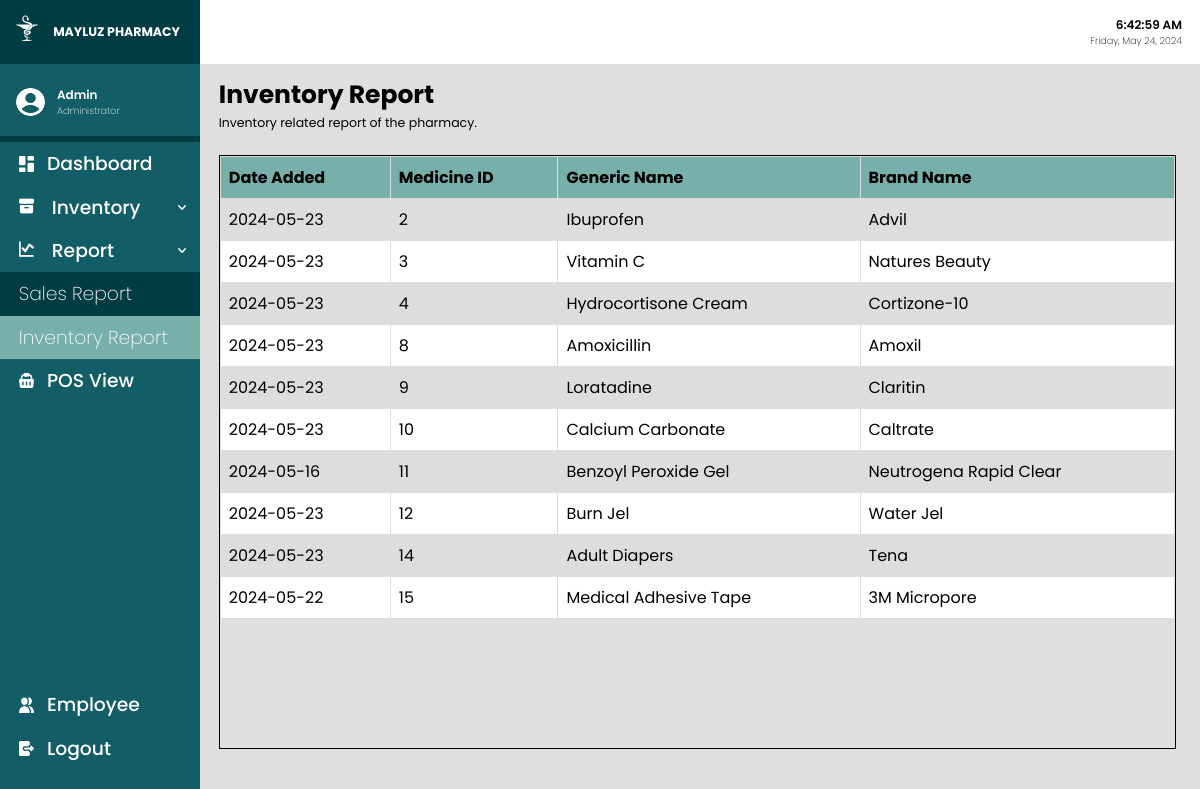
Page /inventoryReport.php (signed in) on the committed database.
### tables this page shows
CREATE TABLE `medicine` (
  `medicineID` int(10) NOT NULL,
  `genericName` varchar(100) NOT NULL,
  `brandedName` varchar(100) NOT NULL,
  `price` double(100,2) NOT NULL,
  `stock` int(11) NOT NULL,
  `dateAdded` date NOT NULL DEFAULT current_timestamp(),
  `categoryID` int(10) DEFAULT NULL
);

### inventoryReport.php (the view, shortened to what this page needs)
<?php
include('connect.php');
?>
<!DOCTYPE html>
<html lang="en">
<head>
    <link rel="stylesheet" href="css/main.css">
    <link rel="stylesheet" href="css/global.css">
</head>
<body onload="whenActive()">
    <div class="container">
        <?php include('sidebar.php') ?>
        <div class="main">
            <div class="header">
                <div class="timendate">
                    <p class="datime">00:00:00 AM</p>
                    <p class="dadate">Monday, June 12, 2003</p>
                </div>
            </div>
            <div class="content">
                <div class="directory">
                    <div class="directoryinfo">
                        <h1> Inventory Report </h1>
                        <p> Inventory related report of the pharmacy. </p>
                    </div>
                </div>
                <div class="subcontent">
                    <div class="contentTable">
                        <table class="rowNumbers">
                            <tr>
                                <th> Date Added </th>
                                <th> Medicine ID </th>
                                <th> Generic Name </th>
                                <th> Brand Name </th>
                            </tr>
                            <?php
                            $fetchMedicines = "SELECT * FROM medicine";
                            $exec = mysqli_query($conn, $fetchMedicines);
                            while ($rowMed = mysqli_fetch_array($exec)) {
                                echo "<tr>";
                                echo "<td>" . $rowMed['dateAdded'] . "</td>";
                                echo "<td>" . $rowMed['medicineID'] . "</td>";
                                echo "<td>" . $rowMed['genericName'] . "</td>";
                                echo "<td>" . $rowMed['brandedName'] . "</td>";
                            }
                            ?>
                        </table>
                    </div>
                </div>
            </div>
        </div>
    </div>
</body>
</html>

### css/main.css (style rules this page uses)
.container { display: flex; position: relative; flex-direction: row; width: 100vw; height: 100vh; }
.main { flex-direction: column; background-color: #dfdfdf; width: 100vw; height: 100vh; display: flex; position: relative; }
.header { background-color: #fff; color: black; display: flex; justify-content: space-between; align-items: center; height: 8vh; }
.content { height: 78.06vh; }
.directory { padding-left: 1.5625vw; padding-right: 1.5625vw; padding-top: 0.9895833333333334vw; padding-bottom: 0.9375vw; font-size: 1.0416666666666667vw; display: flex; flex-direction: row; justify-content: space-between; align-items: center; }
.directory .directoryinfo { display: flex; flex-direction: column; }
.directoryinfo h1 { display: flex; flex-direction: row; }
.subcontent { padding-left: 1.5625vw; padding-top: 0.9895833333333334vw; padding-right: 2vw; }
.contentTable { overflow-x: hidden; overflow-y: auto; height: 74vh; border: 1px solid black; }
.contentTable table { background-color: white; border-collapse: collapse; width: 100%; }
.contentTable table td, .contentTable table th { padding: 8px; text-align: left; border: 1px solid #dddddd; }
.contentTable table th { background-color: #77b0aa; position: sticky; top: 0; }
.contentTable table tr:nth-child(even) { background-color: #dddddd; }

### css/global.css (style rules this page uses)
:root { --blackColor: #000; --whiteColor: #fff; --grayColor: #f1f1f1; --darkgrayColor: #d3d3d3; --backgroundColor: #efefef; --inputBGColor: #e3ebf3; --mainColor: #135d66; --secondColor: #003c43; --thirddColor: #77b0aa; --fourthColor: #e3fef7; --borderStyle: #a9a9a9 1px solid; --redColor: #ff5b5b; --blueColor: #4681f4; --darkblueColor: #3c70d8; --greenbtnColor: #33b249; --darkgreenbtnColor: #288f39; }
* { margin: 0; padding: 0; }
body { font-family: "Poppins"; font-style: normal; }
.timendate { display: flex; flex-direction: column; margin-right: 1.5vw; text-align: right; }
.datime { font-size: 1vw; font-weight: 600; }
.dadate { font-size: 0.8vw; font-weight: 200; }

### rows in the picture
medicine: dateAdded "2024-05-23", medicineID "2", genericName "Ibuprofen", brandedName "Advil"
medicine: dateAdded "2024-05-23", medicineID "3", genericName "Vitamin C", brandedName "Natures Beauty"
medicine: dateAdded "2024-05-23", medicineID "4", genericName "Hydrocortisone Cream", brandedName "Cortizone-10"
medicine: dateAdded "2024-05-23", medicineID "8", genericName "Amoxicillin", brandedName "Amoxil"
medicine: dateAdded "2024-05-23", medicineID "9", genericName "Loratadine", brandedName "Claritin"
medicine: dateAdded "2024-05-23", medicineID "10", genericName "Calcium Carbonate", brandedName "Caltrate"
medicine: dateAdded "2024-05-16", medicineID "11", genericName "Benzoyl Peroxide Gel", brandedName "Neutrogena Rapid Clear"
medicine: dateAdded "2024-05-23", medicineID "12", genericName "Burn Jel", brandedName "Water Jel"
medicine: dateAdded "2024-05-23", medicineID "14", genericName "Adult Diapers", brandedName "Tena"
medicine: dateAdded "2024-05-22", medicineID "15", genericName "Medical Adhesive Tape", brandedName "3M Micropore"

### other values in the picture
$_SESSION['user'] "Admin"
$_SESSION['position'] "Administrator"
